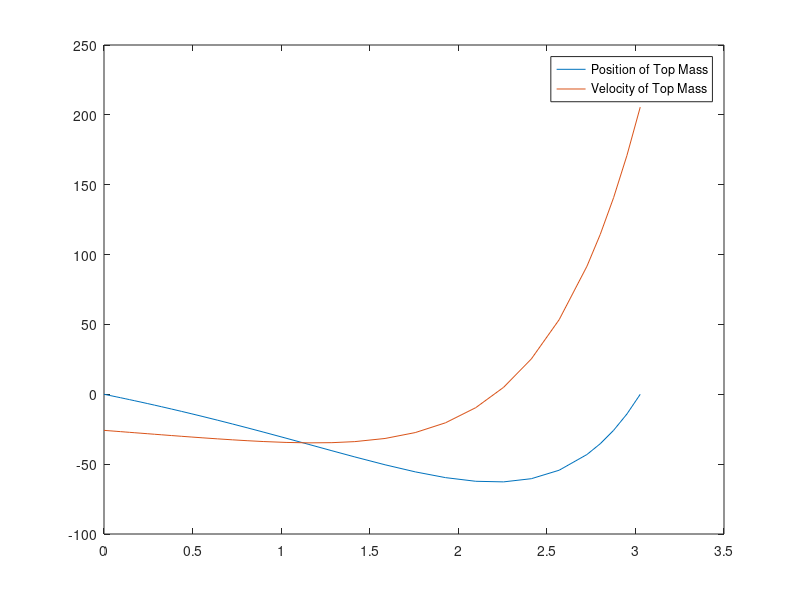

The MATLAB script that drew this image:
function masslauncher_project

% test
findlaunchvel(1,1,1,1)

end

function launchvel = findlaunchvel(m1,m2,k1,k2)

g = 9.8;
l1 = 1;
l2 = 1;
h1 = 1;
h2 = 1;

init_w=[0;-sqrt(-2*g*(l1+l2+h1+h2-38));0;-sqrt(-2*g*(l1+l2+h1+h2-38))]; %initial conditions; expression for v1 and v2 generated with 'Big 5' eqns

tspan=[0,10];
options = odeset('Event',@(t,w) launchevent(t,w));
[times,sol]=ode45(@(t,w) diffeq(t,w,m1,m2,k1,k2,g),tspan,init_w,options);


plot(times,sol(:,3)); %Position of the topmost mass
hold on
plot(times,sol(:,4));
legend('Position of Top Mass','Velocity of Top Mass');



end

function dwdt = diffeq(t,w,m1,m2,k1,k2,g)

x1 = w(1);
v1 = w(2);
x2 = w(3);
v2 = w(4);

dv1dt=(-m1*g-k2*(x2-x1)+k1*x1)/m1;
dv2dt=(-m2*g+k2*(x2-x1))/m2;
dx1dt=v1;
dx2dt=v2;
dwdt=[dx1dt;dv1dt;dx2dt;dv2dt]; %sets up the two differential equations

end

function [e_val, stop_val, e_dir] = launchevent(t,w)
e_val = w(3);
e_dir = 1;
stop_val = 1;
end %sets up the option to stop 